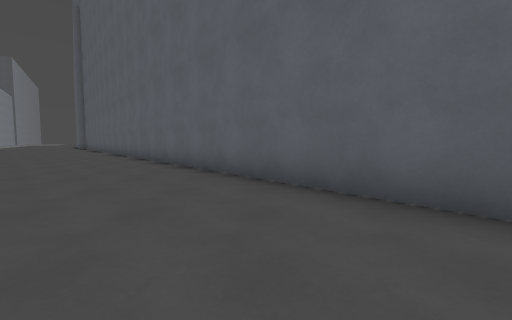
[1] (above)

23 first-person views from a walk through a level from a Godot 3-D game. The camera is 1.2 m above the floor, tilts 4° down and sees 90° across. The floor is counted in squares, 2 m on a side. Each view is taken from the middle of a square. On the plan, view 1 faces up. The plan holds only what a view shows up to about 9 squares ahead; the rest is blank. The place goes on beyond the plan. Surface patterns are stand-ins for the level's own textures.

[2]
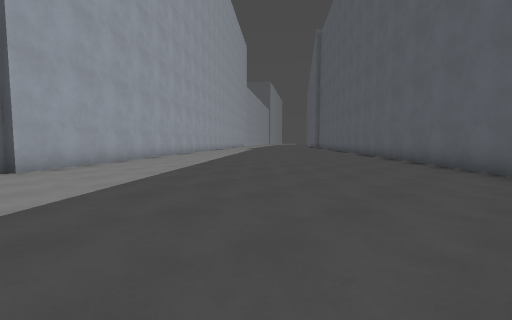

[3]
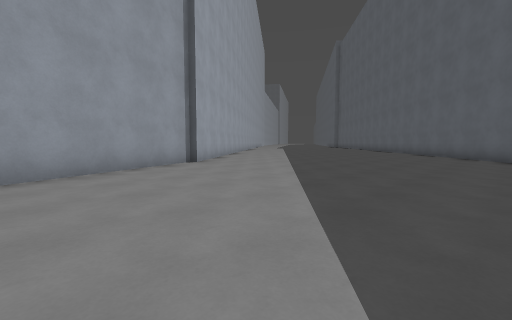

[4]
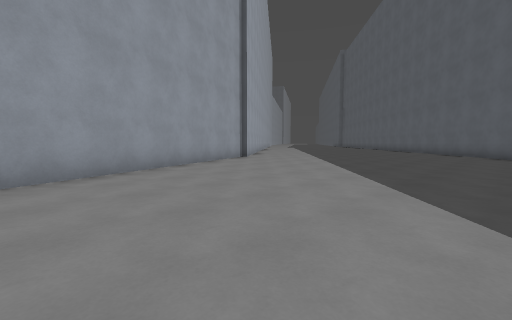

[5]
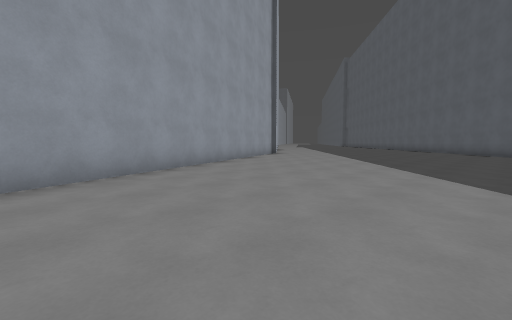

[6]
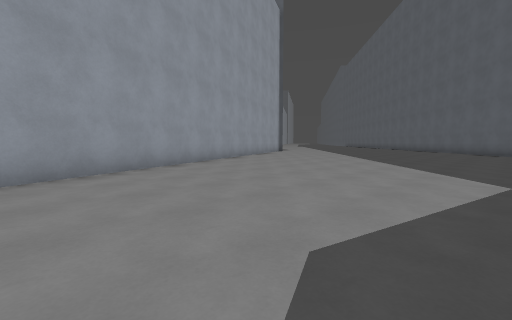

[7]
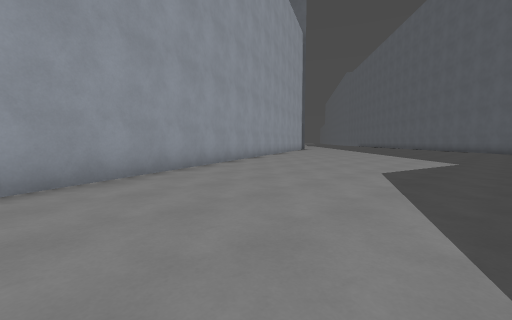

[8]
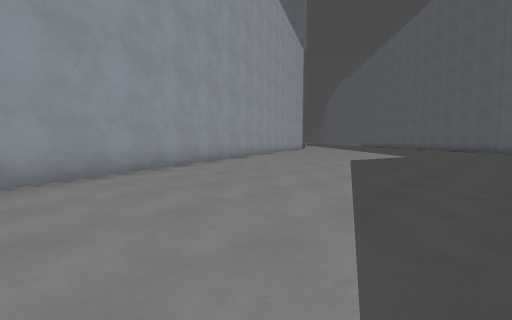

[9]
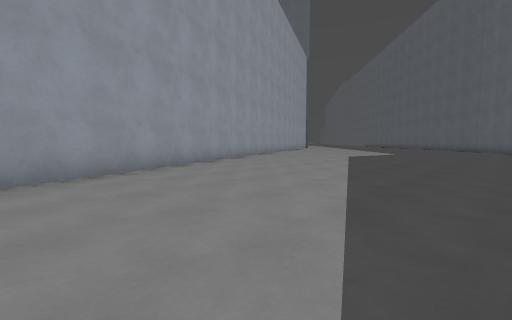

[10]
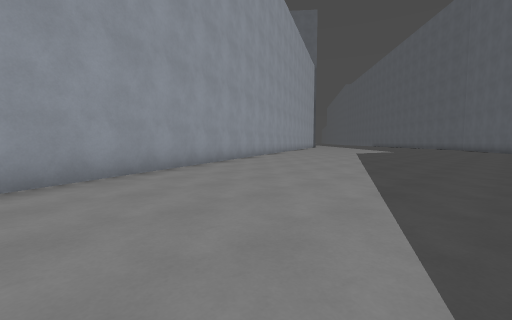

[11]
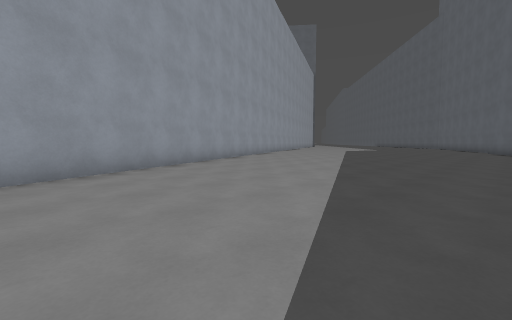

[12]
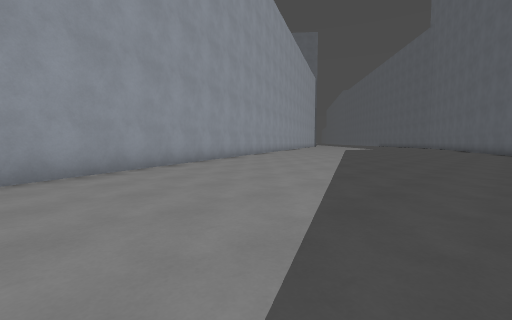

[13]
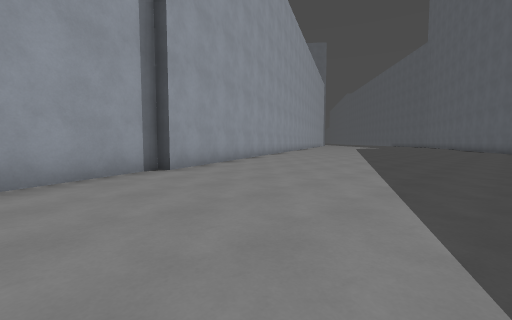

[14]
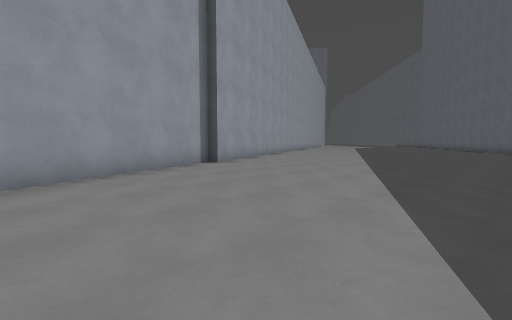

[15]
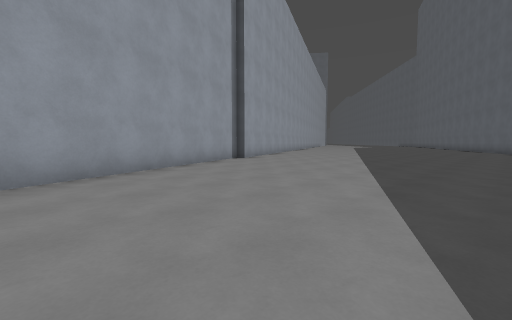

[16]
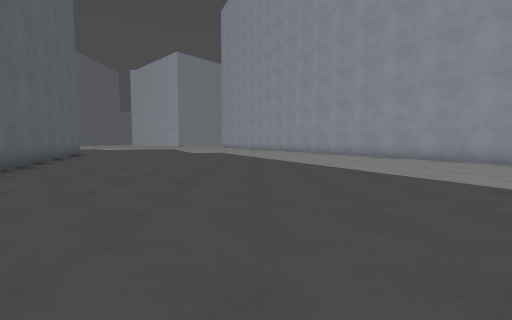

[17]
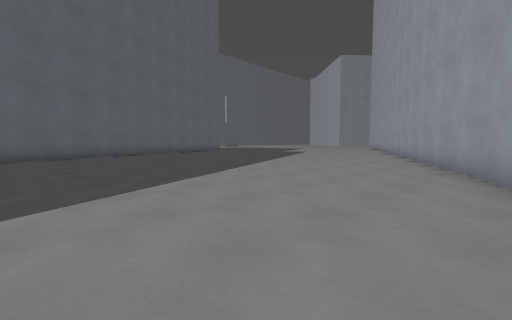

[18]
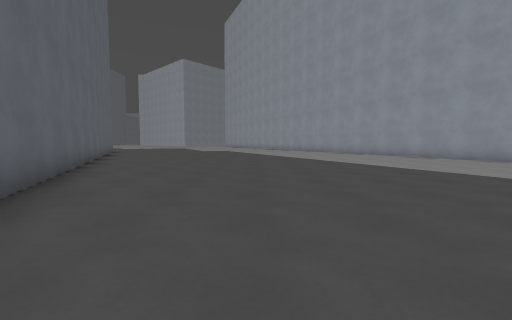

[19]
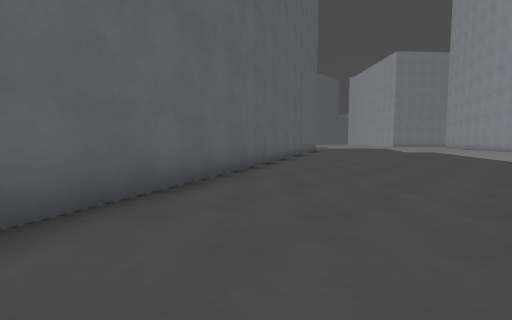

[20]
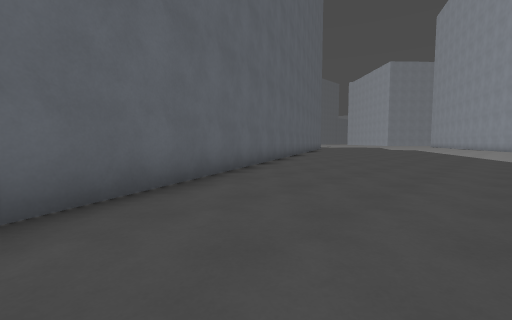

[21]
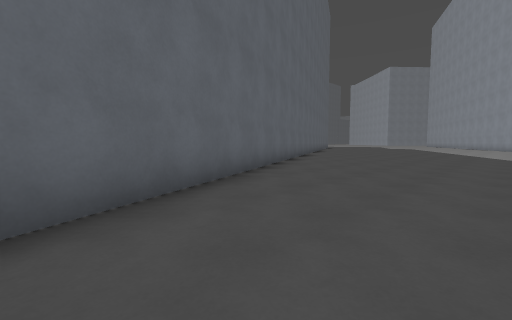

[22]
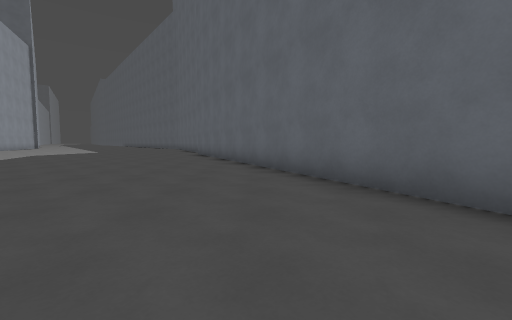

[23]
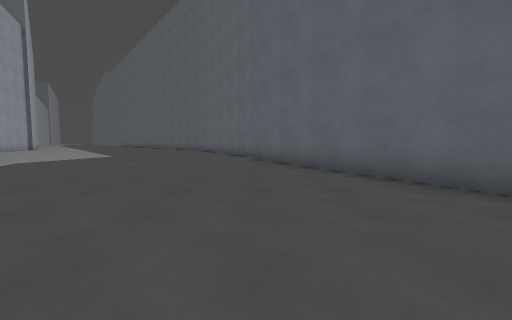

### Floor plan
Points are (right, up) in squares from view 1. A wall is a line through its corners. A room is listed if a view was taken in it or the views show most of it. See-through windows are left out.
Room 1 (views 1, 2, 3, 4, 5, 6, 7, 8, 9, 10, 11, 12, 13, 14, 15, 16, 17, 18, 19, 20, 21, 22, 23)
walls: (2, 1.9) (-4, 9.1); (-6.9, -1.8) (7.8, -33.4) (7.5, -33.6) (10.8, -40.6); (-8.6, 0.4) (-6.6, -1.9); (21.5, -36.7) (10.1, -12.2)

Positions as (right, up) in squares from view 1, and headings:
1: (0, 0), facing up
2: (0, -2), facing up-left
3: (0, -6), facing up-left
4: (1, -9), facing up-left
5: (2, -12), facing up-left
6: (4, -15), facing up-left
7: (5, -19), facing up-left
8: (7, -22), facing up-left
9: (8, -24), facing up-left
10: (9, -27), facing up-left
11: (11, -30), facing up-left
12: (12, -32), facing up-left
13: (13, -36), facing up-left
14: (14, -38), facing up-left
15: (15, -40), facing up-left
16: (16, -31), facing down
17: (9, -32), facing down-right
18: (16, -28), facing down
19: (15, -28), facing down-right
20: (13, -24), facing down-right
21: (12, -21), facing down-right
22: (13, -25), facing up
23: (10, -21), facing up
